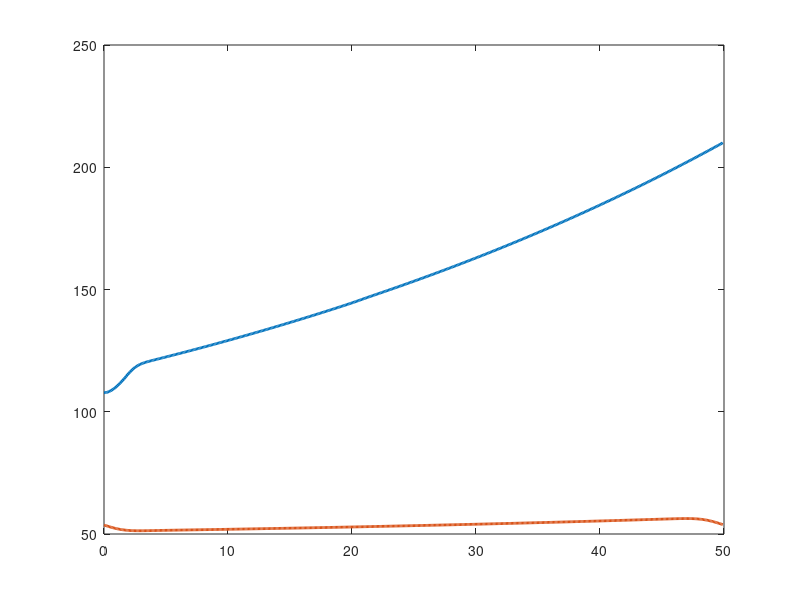

Reproduce this figure in MATLAB. (Note: this script raises an error after producing the figure.)
%% Defining the Parameters for the model

clear;
clc;
close all;

w_fil = 0.0004;        % [m] filament side length
rho = 1300;            % [kg/m^3]
C = 1800;              % [J/(kg*K)]
k_filament = 0.13;     % [W/(m*K)]

Tn = 210 + 273.15;     % [K] nozzle temperature
Tb = 60 + 273.15;      % [K] heated bed temperature
Te = 25 + 273.15;      % [K] ambient temperature

h_air = 20;            % [W/(m^2*K)]
h_plate = 100;         % [W/(m^2*K)]

dx = 0.0001;           % [m]
dt = 0.01;             % [s] (dt has been chosen keeping in mind the condition for stability in PDEs)

L_tot = 0.05;          % [m]
v_print = 0.01;        % [m/s]

tolerance = 5;         % [K]

N_tot = round(L_tot/dx);  %Total number of printed nodes
t_print = L_tot/v_print;   %Total printing time

alpha = k_filament/(rho*C);  

% Creating the initiLal T vector onctaining only room temperature values.
T = Te * ones(1,N_tot);

%% PDE While Printing

t = 0;

while t < t_print

    % Number of deposited nodes at the current time
    N_done = min(floor(v_print*t/dx) + 1, N_tot);

    % Temperature field used for the current update
    T_old = T;

    % Newly deposited filament is at nozzle temperature
    T_old(N_done) = Tn;

    T_temp = T_old;

    % If at least two nodes have been deposited,
    % update the left boundary using zero heat-flux condition
    if N_done >= 2

        % Neumann condition dT/dx = 0 at x = 0
        % implemented with a ghost-node approximation
        T_left_ghost = T_old(2);

        T_temp(1) = T_old(1) + dt * ( ...
            alpha * (T_old(2) - 2*T_old(1) + T_left_ghost)/(dx^2) ...
            + ((3*w_fil)*h_air*(Te - T_old(1)) ...
            + w_fil*h_plate*(Tb - T_old(1))) ...
            /(rho*C*w_fil^2) );

    end

    % Interior deposited nodes
    for i = 2:(N_done-1)

        T_temp(i) = T_old(i) + dt * ( ...
            alpha * (T_old(i+1) - 2*T_old(i) + T_old(i-1))/(dx^2) ...
            + ((3*w_fil)*h_air*(Te - T_old(i)) ...
            + w_fil*h_plate*(Tb - T_old(i))) ...
            /(rho*C*w_fil^2) );

    end

    % The active printing front remains at nozzle temperature
    T_temp(N_done) = Tn;

    T = T_temp;
    t = t + dt;

end

T_hot = T;

fprintf('Printing time: %.2f s\n', t_print);

%% PDE in Closed Loop (Printing is Finished)

T_max = max(T);
T_min = min(T);

t_cooling = 0;

while (T_max - T_min > tolerance)

    T_temp = T;

    for i = 1:N_tot

        % Periodic left neighbour
        i_left = i - 1;
        if i_left < 1
            i_left = N_tot;
        end

        % Periodic right neighbour
        i_right = i + 1;
        if i_right > N_tot
            i_right = 1;
        end

        T_temp(i) = T(i) + dt * (alpha * (T(i_right) - 2*T(i) + T(i_left))/(dx^2) ...
            + ((3*w_fil)*h_air*(Te - T(i)) ...
            + w_fil*h_plate*(Tb - T(i)))/(rho*C*w_fil^2) );

    end

    T = T_temp;

    T_max = max(T);
    T_min = min(T);

    t = t + dt;
    t_cooling = t_cooling + dt;

end

T_cold = T;

fprintf('Cooling time required to obtain a uniform temperature with tolerance %.2f K: %.3f s\n', ...
         tolerance, t_cooling);

fprintf('Total simulation time: %.3f s\n', t);

%% Temperature Comparison Between Hot and Cold Filament

figure('Name','Temperature Profile Comparison','Color','w');

x_axis = (0:N_tot-1) * dx * 1000;

plot(x_axis, T_hot - 273.15, 'LineWidth', 2, ...
    'DisplayName', sprintf('End of printing (t = %.1f s)', t_print));

hold on;

plot(x_axis, T_cold - 273.15, 'LineWidth', 2, ...
    'DisplayName', sprintf('Nearly uniform (t = %.1f s)', t));

yline(Tb - 273.15, '--', 'Bed temperature', ...
    'LabelHorizontalAlignment','left', ...
    'HandleVisibility','off');

yline(Te - 273.15, ':', 'Ambient temperature', ...
    'LabelHorizontalAlignment','left', ...
    'HandleVisibility','off');

yline(Tn - 273.15, ':', 'Nozzle temperature', ...
    'LabelHorizontalAlignment','left', ...
    'HandleVisibility','off');

grid on;

xlabel('Position along the filament [mm]');
ylabel('Temperature [^\circC]');
title('Filament Temperature at the End of Printing and After Cooling');

legend('Location','northeast');
